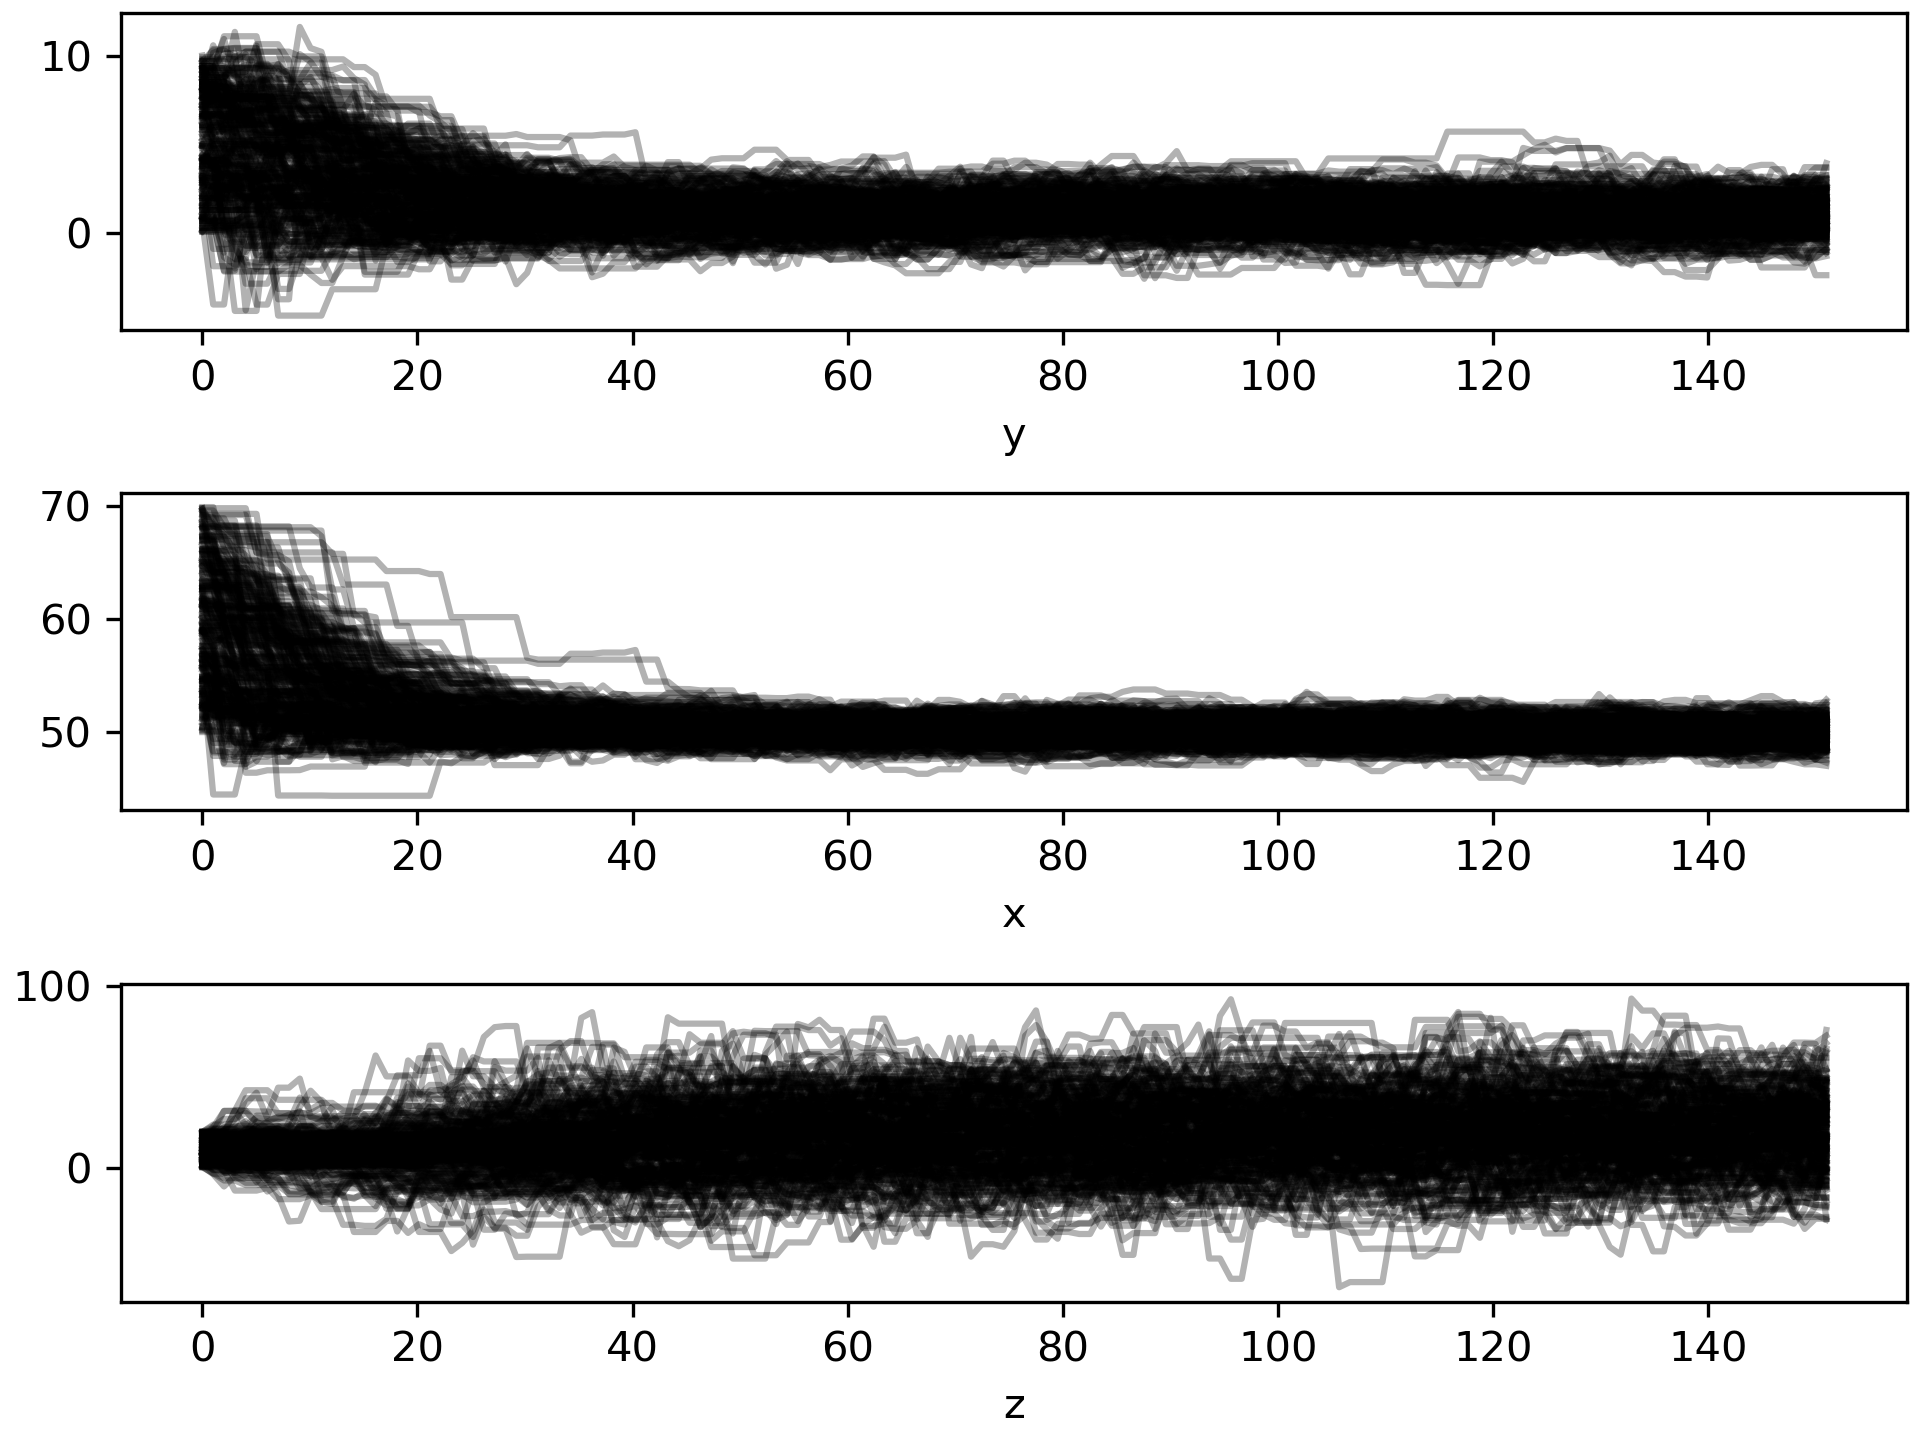

Source code (Python):
import seaborn as sns
import matplotlib.pyplot as plt
import pandas as pd
import numpy as np


df = pd.read_csv("samples.csv")

walker_id = df.walker.drop_duplicates().array


fig, ax = plt.subplots(3,1,constrained_layout=True)    
for walker in walker_id:
    df_aux = df.loc[df["walker"]==walker]
    size = len(df_aux["x"].index)
    x = np.linspace(0,size,size)
    ax[0].plot(x, df_aux["y"], alpha=0.3, color = 'black')
    ax[1].plot(x, df_aux["x"], alpha=0.3, color = 'black')
    ax[2].plot(x, df_aux["z"], alpha=0.3, color = 'black')
ax[0].set_xlabel("y")
ax[1].set_xlabel("x")
ax[2].set_xlabel("z")
plt.savefig("convergence.png",dpi=300)
plt.show()

